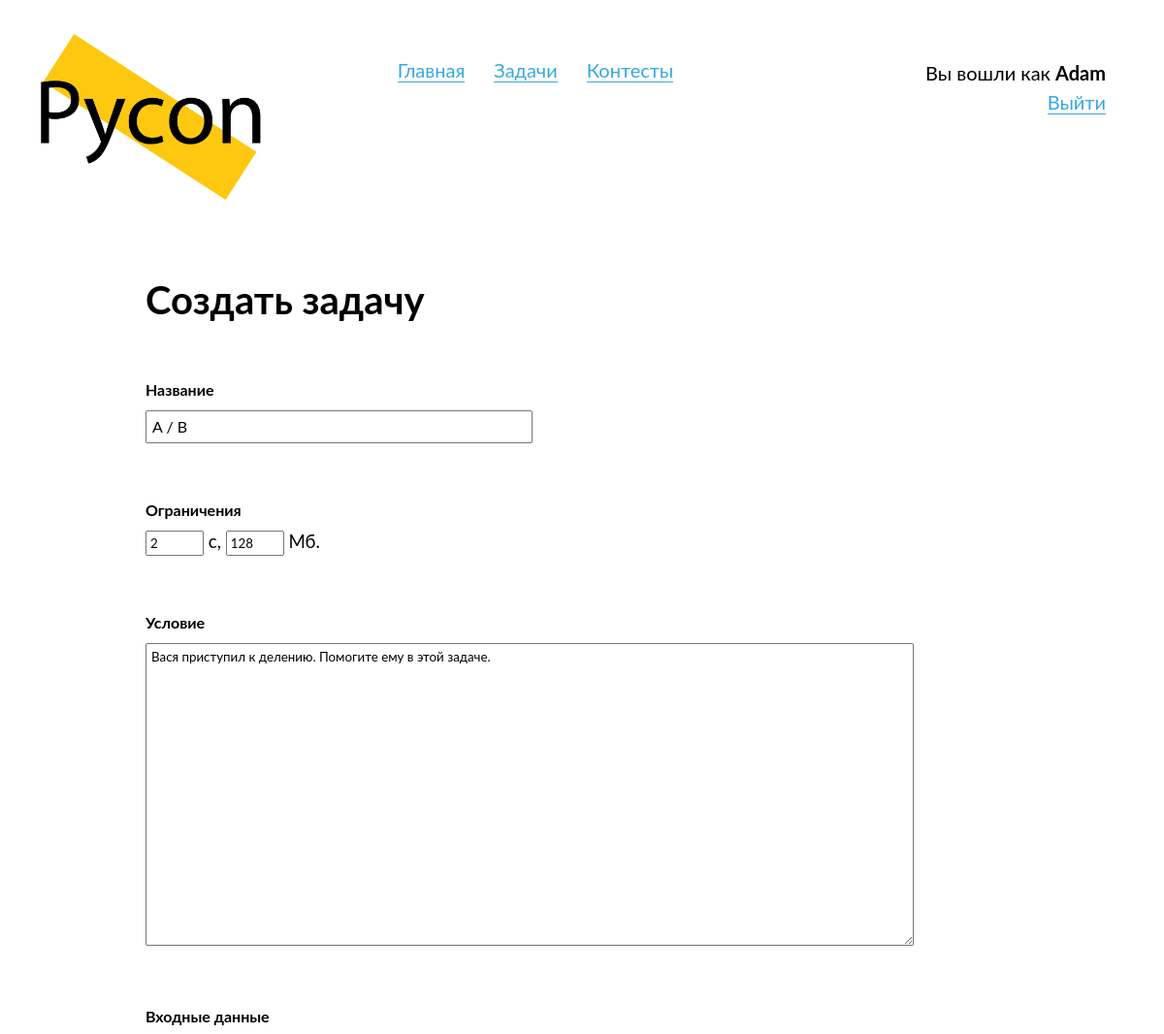
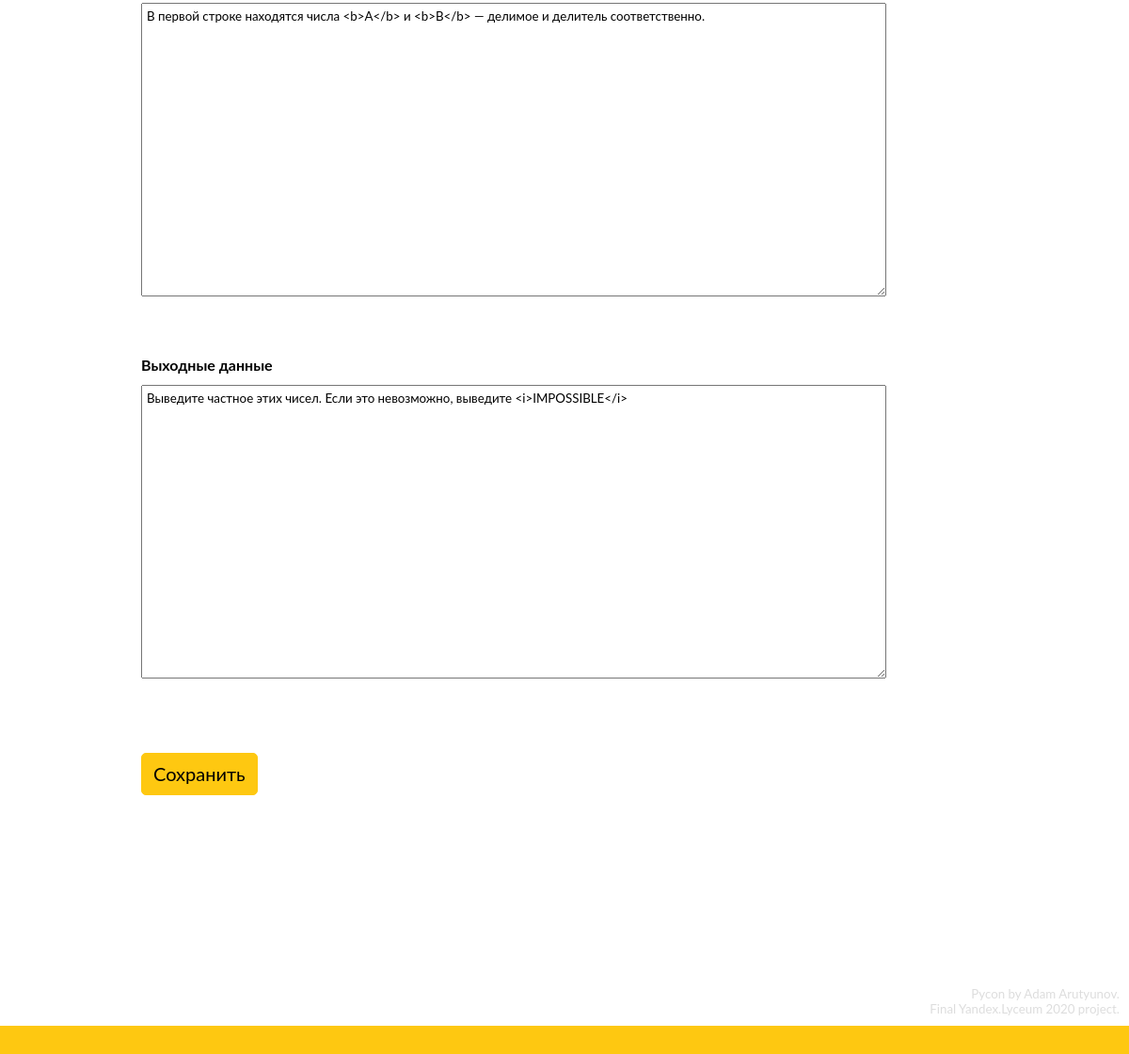
The app's page /problems/3/edit (signed in) with its own data (2 pictures, top to bottom).
### data/models/user.py (models this page shows, shortened)
class User(SqlAlchemyBase, UserMixin, SerializerMixin):
    __tablename__ = 'users'
    id = Column(Integer, primary_key=True, autoincrement=True)
    login = Column(String, nullable=True)
    email = Column(String, index=True, unique=True, nullable=False)
    hashed_password = Column(String, nullable=True)
    role = Column(Integer, default=0)
    submissions = orm.relation("Submission", back_populates='submitter')
    problems = orm.relation('UserToProblem', back_populates='user')
    contests = orm.relation('UserToContest', back_populates='user')
    def is_admin(self):
        if self.role == 1:
            return True
        return False

### data/models/problem.py (models this page shows, shortened)
class Problem(SqlAlchemyBase, SerializerMixin):
    __tablename__ = 'problems'
    id = Column(Integer, primary_key=True, autoincrement=True)
    name = Column(String, nullable=True)
    situation = Column(String, nullable=False)
    input_data = Column(String, nullable=True)
    output_data = Column(String, nullable=True)
    tests = orm.relation("Test", back_populates='problem')
    time_limit = Column(Integer, nullable=True)
    memory_limit = Column(Integer, nullable=True)

### Pycon.py (the view, shortened to what this page needs)
@app.route('/problems/<int:problem_id>/edit', methods=["GET", "POST"])
@login_required
@admin_required
def edit_problem(problem_id):
    session = db_session.create_session()
    problem = session.query(Problem).get(problem_id)
    if not problem:
        abort(404)
    form = CreateProblemForm()
    form.problem_name.data = problem.name
    form.situation.data = problem.situation
    form.input_data.data = problem.input_data
    form.output_data.data = problem.output_data
    form.time_limit.data = problem.time_limit
    form.memory_limit.data = problem.memory_limit
    return render_template('create_problem.html', title=f"Редактирование задачи №{problem_id}",
                           form=form, action="Сохранить")

### forms/create_problem.py
class CreateProblemForm(FlaskForm):
    problem_name = StringField('Название')
    time_limit = IntegerField()
    memory_limit = IntegerField()
    situation = StringField('Условие', validators=[DataRequired()], widget=TextArea())
    input_data = StringField('Входные данные', widget=TextArea())
    output_data = StringField('Выходные данные', widget=TextArea())
    submit = SubmitField('Создать')

### Pycon.py (called while the page is built)
def admin_required(func):
    @wraps(func)
    def new_func(*args, **kwargs):
        if current_user.is_admin():
            return func(*args, **kwargs)
        abort(403)
    return new_func

@login_manager.user_loader
def load_user(user_id):
    session = db_session.create_session()
    return session.query(User).get(user_id)

### data/db_session.py (called while the page is built)
def create_session() -> Session:
    global __scoped_session
    return __scoped_session

### templates/create_problem.html (shortened to what this page needs)
{% extends "base.html" %}
{% block content %}
  <h2>
    Создать задачу
  </h2>
  <form action="" method="post">
    <div class="normal-block">
      <h3>
        {{ form.problem_name.label }}
      </h3>
      {{ form.problem_name(class="static-input") }}<br>
    </div>
    <div class="normal-block">
      <h3>
        <label>
          Ограничения
        </label>
      </h3>
      {{ form.time_limit(class="ok-so-basically-im-very-smol", type="number") }} с,
      {{ form.memory_limit(class="ok-so-basically-im-very-smol", type="number") }} Мб.
    </div>
    <div class="normal-block">
      <h3>
        {{ form.situation.label }}
      </h3>
      {{ form.situation(placeholder="Поддерживается HTML.") }}<br>
    </div>
    <div class="normal-block">
      <h3>
        {{ form.input_data.label }}
      </h3>
      {{ form.input_data(placeholder="Поддерживается HTML.") }}<br>
    </div>
    <div class="normal-block">
      <h3>
        {{ form.output_data.label }}
      </h3>
      {{ form.output_data(placeholder="Поддерживается HTML.") }}<br>
    </div>
    <div class="big-block">
      {{ form.submit(type="submit", value=action) }}
    </div>
  </form>
{% endblock %}

### templates/base.html (shortened to what this page needs)
<!doctype html>
<html lang="en">
  <head>
      <link rel="stylesheet" type="text/css" href="/static/css/style.css">
      <link href="/static/css/codemirror.css" rel="stylesheet">
  </head>
<body>
  <header>
      <a href="/" style="border: none;">
        <div id="logo">
          <img src="/static/img/logo.png">
        </div>
      </a>
      <div id="header-links">
      </div>
      <div id="login-block">
        {% if current_user.is_authenticated %}
          Вы вошли как <b>{{ current_user.login }}</b><br>
        {% else %}
          <script>
            document.write(`<a href="/login?next=${path}">Войти</a><br>`)
          </script>
          <a href="/register">Зарегистрироваться</a>
        {% endif %}
      </div>
  </header>
  <main role="main" id="main">
      {% block content %}{% endblock %}
  </main>
  <footer>
    <div id="credits">
      Pycon by Adam Arutyunov.<br>
      Final Yandex.Lyceum 2020 project.<br>
    </div>
    <div id="footer-div"></div>
  </footer>
</body>
</html>

### static/css/style.css (style rules this page uses)
* { margin: 0; padding: 0; position: relative; }
html { height: 100%; }
:root { --primary-color: #FEC811; --light-grey: #D0D0D0; --very-light-grey: #ECECEC; }
body { position: relative; font-family: "Lato"; font-size: 14pt; min-height: 100%; }
img { width: 100%; }
footer { position: absolute; bottom: 0; width: 100%; }
a { text-decoration: none; color: #35A8E0; border-bottom: 1px solid #35A8E0; }
h2 { font-size: 30pt; margin-bottom: 50px; }
h3 { font-weight: bold; margin-bottom: 10px; font-size: 19pt; }
textarea, input { font-family: "Lato"; }
textarea { padding: 5px; width: 100%; height: 300px; }
input[type="text"], input[type="password"] { height: 30px; font-size: 12pt; }
input[type="submit"] { display: inline-block; font-size: 15pt; font-weight: normal; text-align: center; height: 45px; background-color: var(--primary-color); border: 1px solid var(--primary-color); border-radius: 5px; cursor: pointer; padding: 2px 12px; }
input[type="number"] { width: 50px; font-size: 10pt; padding: 3px; }
label { font-size: 12pt; }
.static-input { width: 50%; padding-left: 5px; }
.normal-block { margin: 50px 0; }
.big-block { margin: 75px 0; }
.ok-so-basically-im-very-smol { width: 80px; }
#login-block { display: inline-block; vertical-align: top; margin-top: 60px; float: right; margin-right: 60px; text-align: right; font-size: 15pt; line-height: 1.5; }
#footer-div { height: 30px; background-color: var(--primary-color); }
#credits { font-size: 10pt; color: #DDD; margin: 10px; text-align: right; }
#logo { width: 20%; margin-left: 35px; margin-top: 35px; display: inline-block; }
#main { margin-top: 75px; margin-left: 150px; width: 65%; min-width: 600px; padding-bottom: 200px; }
#header-links { display: inline-block; margin-left: 130px; margin-top: 60px; vertical-align: top; font-size: 15pt; }

### records on screen
User: login "Adam"
Problem: time_limit "2", memory_limit "128", situation "Вася приступил к делению. Помогите ему в этой задаче.", input_data "В первой строке находятся числа <b>A</b> и <b>B</b> — делимое и делитель соответственно.", output_data "Выведите частное этих чисел. Если это невозможно, выведите <i>IMPOSSIBLE</i>"
